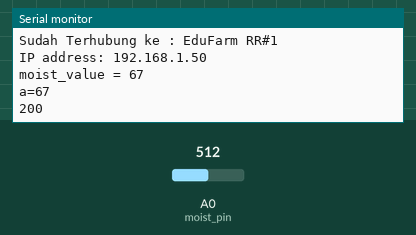
Simulated run of this sketch. Board: ESP8266 (NodeMCU). Shown: the last lines printed to the serial monitor. Inputs (shaded band) come from the test bench; at power-on: A0 (moist_pin) = 512. WiFi joins after 1.5 s; servers stay silent unless stated; uploads are accepted with an empty reply.

Above: at 2.7 s.
2.8 s: A0 (moist_pin) set to 716
At 2.88 s:
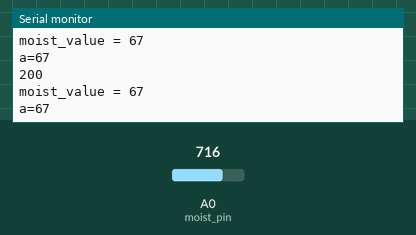
4.5 s: A0 (moist_pin) set to 900
At 5.6 s:
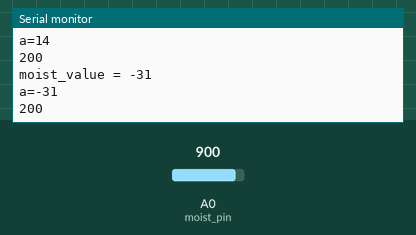
Timing chart, 0 to 7.5 s (numbered marks = the images above; inputs shaded):
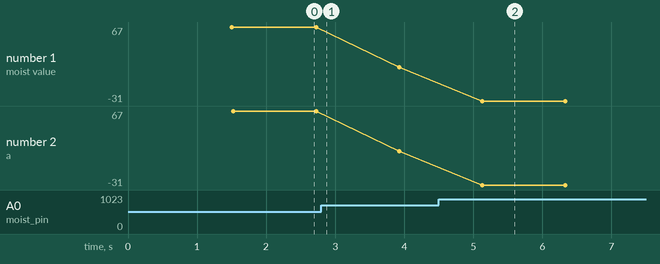

The sketch:

buttmkp_moistur_v_1_0.ino
```cpp
#include <ESP8266WiFi.h>
#include <ESP8266WebServer.h>
#include <ESP8266HTTPClient.h>

//masukan username dan password agar andika_doorlock dapat terhubung ke server
const char* ssid = "EduFarm RR#1"; // masukan Nama Wifi nya
const char* password = "rasana#1"; // isi password dari wifi

const int moist_pin = A0;
int moist_value_map = 0;
int moist_value = 0;
String moist_value_string;
String postData;
void setup() {
  // initialize serial communications at 9600 bps:
  Serial.begin(9600);

  WiFi.begin(ssid, password); //--> menghubungkan ke router wifi
  Serial.println("");
  Serial.print("Connecting");
  while (WiFi.status() != WL_CONNECTED) {
    Serial.print(".");
    delay(500);
  }

  Serial.println("");
  Serial.print("Sudah Terhubung ke : ");
  Serial.println(ssid);
  Serial.print("IP address: ");
  Serial.println(WiFi.localIP());
}

void loop() {
  moist_value = analogRead(moist_pin);
  moist_value_map = map(moist_value, 775, 386, 0, 100);
  Serial.print("moist_value = ");
  Serial.println(moist_value_map);
  moist_value_string = String(moist_value_map);
  //program koneksi ke server
  WiFiClient client;
  HTTPClient http;
  postData = "a=" + moist_value_string;
  Serial.println(postData);
  http.begin(client, "http://e-farmingcorpora.com/rasana/getdata.php");
  //http.begin("http://192.168.137.1/rasana/getdata.php");
  http.addHeader("Content-Type", "application/x-www-form-urlencoded");

  int httpCode = http.POST(postData);
  String payload = http.getString();
  Serial.println(httpCode);   //Print HTTP return code
  Serial.println(payload);    //Print request response payload
  http.end();  //Close connection
  // read the analog in value:
  delay(1000);
}
```

Measured:
- after the input at 4.5 s, the serial monitor: prints a new line after 0.63 s (image 2)
- plotted number 1: 67 → 14 after the input at 2.8 s, 14 → -31 after the input at 4.5 s
- plotted number 2: 67 → 14 after the input at 2.8 s, 14 → -31 after the input at 4.5 s
